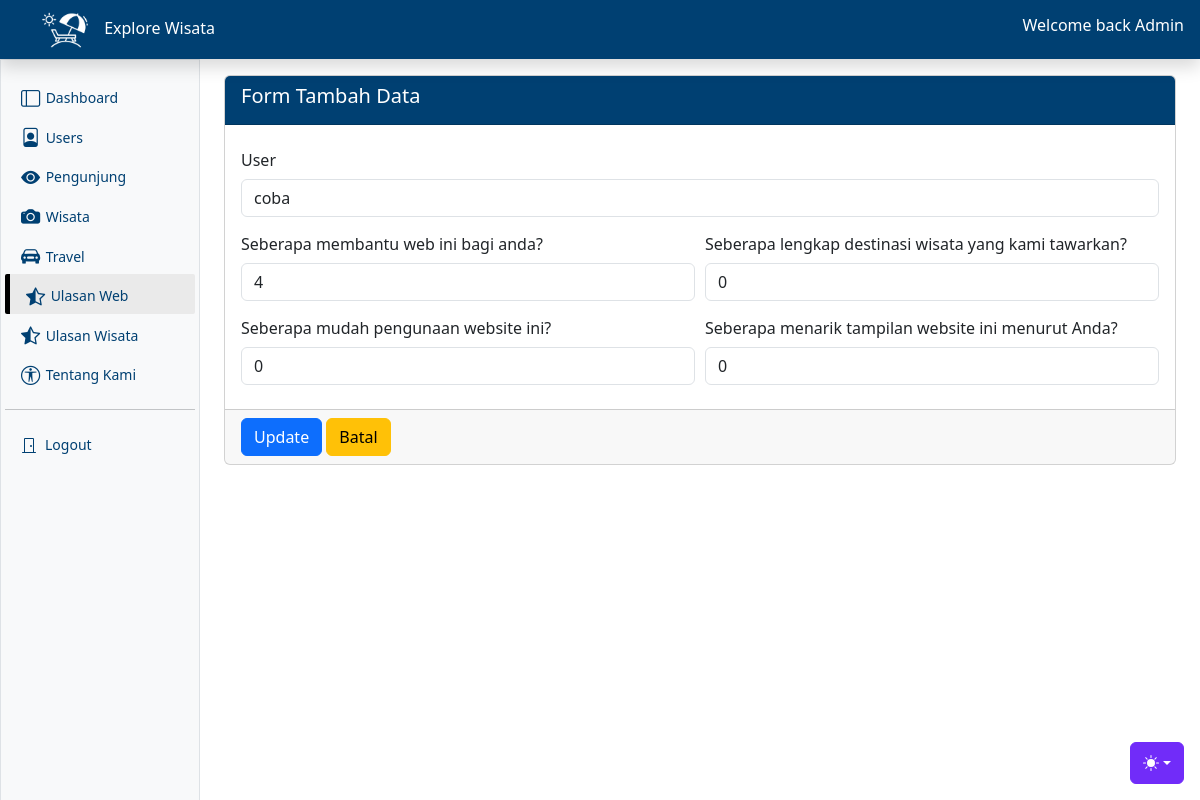
/backend/index.php?page=edit-ulasan&kode=9 (signed in), run on the app's committed database.
### tables this page shows
CREATE TABLE `rating` (
  `id` int(11) NOT NULL,
  `user_id` int(11) DEFAULT NULL,
  `rating1` int(11) NOT NULL,
  `rating2` int(11) NOT NULL,
  `rating3` int(11) NOT NULL,
  `rating4` int(11) NOT NULL,
  `rating5` int(11) DEFAULT NULL,
  `komentar` text DEFAULT NULL,
  `created_at` timestamp NOT NULL DEFAULT current_timestamp(),
  `updated_at` timestamp NOT NULL DEFAULT current_timestamp()
);

CREATE TABLE `user` (
  `id` int(11) NOT NULL,
  `nama` text NOT NULL,
  `email` text NOT NULL,
  `password` text NOT NULL,
  `level` enum('user','admin') NOT NULL,
  `Alamat` text NOT NULL,
  `created_at` timestamp NOT NULL DEFAULT current_timestamp(),
  `updated_at` timestamp NOT NULL DEFAULT current_timestamp()
);

### backend/admin/ulasan/edit_ulasan.php (the view, shortened to what this page needs)
<?php
$id=$_GET['kode'];
$result_tentang=mysqli_query($koneksi,"SELECT user.nama,rating.id,rating1,rating2,rating3,rating4 FROM rating
JOIN user ON rating.user_id = user.id WHERE rating.id='$id'");
$row=mysqli_fetch_assoc($result_tentang);
?>
<div class="card card-info mt-3" id="card-add-user">
    <div class="card-header" style="background-color: #004072;">
        <h5 class="card-title" style="color: #fff;">
            <i class="fa fa-edit"></i> Form Tambah Data
        </h5>
    </div>
    <form action="" method="post" enctype="multipart/form-data">
        <div class="card-body">
        <div class="mb-2">
              <label for="user_id" class="col-form-label">User</label>
              <input type="text"  name="user_id" class="form-control" id="user_id" value="<?= $row['nama'] ?>" readonly>
            </div>
<div class="kotak-form-ulasan col-12">
<div class="mb-2 kotak-input-ulasan">
              <label for="rating1" class="col-form-label">Seberapa membantu web ini bagi anda?</label>
              <input type="number" min="1" max="5" name="rating1" class="form-control" id="rating1" value="<?= $row['rating1'] ?>">
            </div>
            <div class="mb-2 kotak-input-ulasan">
              <label for="rating2" class="col-form-label">Seberapa lengkap destinasi wisata yang kami tawarkan?</label>
              <input type="number" min="1" max="5" name="rating2" class="form-control" id="rating2" value="<?= $row['rating2'] ?>">
            </div>
</div>
<div class="kotak-form-ulasan col-12">
<div class="mb-2 kotak-input-ulasan">
              <label for="rating3" class="col-form-label">Seberapa mudah pengunaan website ini?</label>
              <input type="number" min="1" max="5" name="rating3" class="form-control" id="rating3" value="<?= $row['rating3'] ?>">
            </div>
            <div class="mb-2 kotak-input-ulasan">
              <label for="rating4" class="col-form-label">Seberapa menarik tampilan website ini menurut Anda?</label>
              <input type="number" min="1" max="5" name="rating4" class="form-control" id="rating4" value="<?= $row['rating4'] ?>">
            </div>
</div>
        </div>
        <div class="card-footer">
            <button class="btn btn-primary" type="submit" name="simpan">Update</button>
            <a href="?page=data-ulasan" title="Kembali" class="btn btn-warning">Batal</a>
        </div>
    </form>
</div>
<?php
die();
?>

### backend/assets/css/dataTables.dataTables.css (style rules this page uses)
:root { --dt-row-selected: 13, 110, 253; --dt-row-selected-text: 255, 255, 255; --dt-row-selected-link: 9, 10, 11; --dt-row-stripe: 0, 0, 0; --dt-row-hover: 0, 0, 0; --dt-column-ordering: 0, 0, 0; --dt-html-background: white; }

### backend/assets/css/ulasan.css (style rules this page uses)
.kotak-form-ulasan { display: flex; gap: 10px; }
.kotak-form-ulasan .kotak-input-ulasan { width: 50%; }

### data on the page
rating: user_id "coba", rating1 "4", rating2 "0", rating3 "0", rating4 "0"
